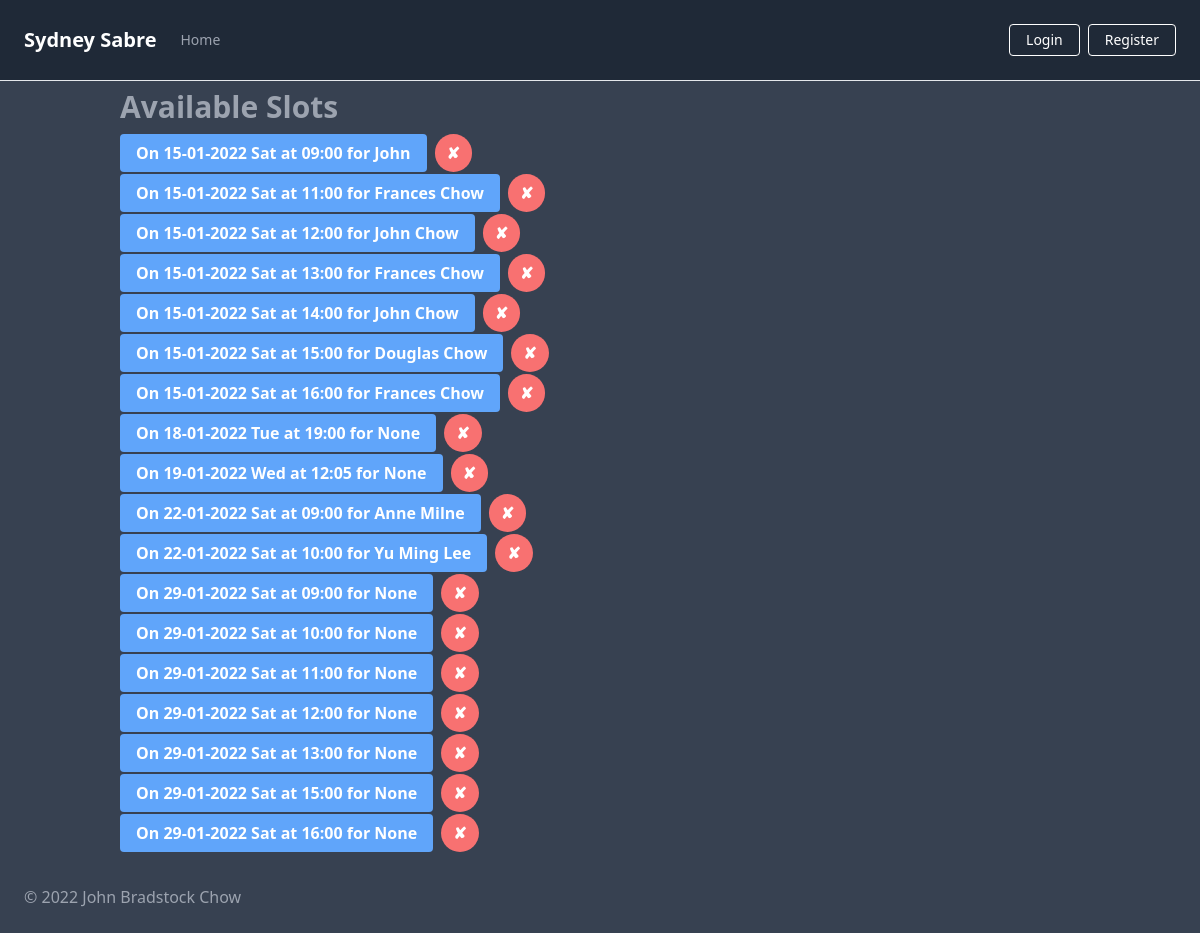
/index, run on the app's committed database.
### app/models.py (models this page shows, shortened)
class Slot(db.Model):
    __tablename__ = "slots"
    id = db.Column(db.Integer, primary_key=True)
    date = db.Column(db.Date, nullable=False)
    time = db.Column(db.Time, nullable=False)
    name = db.Column(db.String(250), nullable=True)
    user_id = db.Column(db.Integer, db.ForeignKey('users.id'))

### app/routes.py (the view)
@app.route('/', methods=['GET'])
@app.route('/index', methods=['GET'])
def index():
    slots = Slot.query.all()
    slots_by_time = sorted(slots, key=lambda slot: slot.time)
    slots_by_timedate = sorted(slots_by_time, key=lambda slot: slot.date)
    return render_template('index.html', all_slots=slots_by_timedate)

### app/templates/index.html
{% extends "base.html" %}
{% block title %}
Available Slots
{% endblock %}
{% block content %}
    <div class="container">
        <h1 class="text-gray-400 my-2 text-3xl font-bold">{{ self.title() }}</h1>
        {% for slot in all_slots%}
        <div class="flex mx-auto my-4">
            <div>
                <a
                    class="bg-blue-400 hover:bg-blue-200 text-white font-bold py-2 px-4 rounded"
                    href="{{ url_for('book_slot', slot_id=slot.id) }}">
                    On {{ slot.date.strftime('%d-%m-%Y %a') }} at {{ slot.time.strftime('%H:%M') }} for {{ slot.name }}
                </a>
            </div>
            <div>
                <a
                    class="bg-red-400 hover:bg-red-200 text-white font-bold mx-2 py-2 px-3 rounded-full"
                    href="{{url_for('delete_slot', slot_id=slot.id) }}">
                    ✘
                </a>
            </div>
        </div>
        {% endfor%}
    </div>
{% endblock %}

### app/templates/base.html (shortened to what this page needs)
<!DOCTYPE html>
<html lang="en">
<head>
    <link rel="stylesheet" href="{{url_for('static', filename='css/main.css')}}">
</head>
<body class="bg-gray-700">
    <nav class="flex items-center justify-between flex-wrap bg-gray-800 p-6">
        <div class="flex items-center flex-shrink-0 text-white mr-6">
            <span class="font-bold text-xl">Sydney Sabre</span>
        </div>
        <div class="w-full block flex-grow sm:flex sm:items-center sm:w-auto">
            <div class="text-sm sm:flex-grow">
                <a
                    class="text-gray-400 hover:text-white block mt-4 sm:inline-block sm:mt-0"
                    href="{{url_for('index')}}">
                    Home
                </a>
            </div>
            {% if current_user.is_authenticated: %}
            <div>
                <a
                class="inline-block text-sm px-4 py-2 leading-none border rounded text-white border-white hover:border-transparent hover:text-blue-500 hover:bg-white mt-4 md:mt-0"
                href="{{url_for('logout')}}">
                Logout
                </a>
            </div>
            {% else %}
            <div class="mr-2">
                <a
                class="inline-block text-sm px-4 py-2 leading-none border rounded text-white border-white hover:border-transparent hover:text-blue-500 hover:bg-white mt-4 md:mt-0"
                href="{{url_for('login')}}">
                Login
                </a>
            </div>
            <div>
                <a
                class="inline-block text-sm px-4 py-2 leading-none border rounded text-white border-white hover:border-transparent hover:text-blue-500 hover:bg-white mt-4 md:mt-0"
                href="{{url_for('register')}}">
                Register
                </a>
            </div>
            {% endif %}
        </div>
    </nav>
    <hr>
    {% block content %}{% endblock %}
</body>
<footer>
    <div class="p-6">
        <p class="text-gray-400">
            &copy;
            John Bradstock Chow
        </p>
    </div>
</footer>
</html>

### app/static/css/main.css (style rules this page uses)
html { line-height: 1.5; -webkit-text-size-adjust: 100%; -moz-tab-size: 4; -o-tab-size: 4; tab-size: 4; font-family: ui-sans-serif, system-ui, -apple-system, BlinkMacSystemFont, "Segoe UI", Roboto, "Helvetica Neue", Arial, "Noto Sans", sans-serif, "Apple Color Emoji", "Segoe UI Emoji", "Segoe UI Symbol", "Noto Color Emoji"; }
body { margin: 0; line-height: inherit; }
hr { height: 0; color: inherit; border-top-width: 1px; }
h1, h2, h3, h4, h5, h6 { font-size: inherit; font-weight: inherit; }
a { color: inherit; text-decoration: inherit; }
blockquote, dl, dd, h1, h2, h3, h4, h5, h6, hr, figure, p, pre { margin: 0; }
.container { width: 100%; margin-right: auto; margin-left: auto; padding-right: 2rem; padding-left: 2rem; }
@media (min-width: 640px) { .container { max-width: 640px; } }
@media (min-width: 768px) { .container { max-width: 768px; } }
@media (min-width: 1024px) { .container { max-width: 1024px; } }
.my-2 { margin-top: 0.5rem; margin-bottom: 0.5rem; }
.mx-auto { margin-left: auto; margin-right: auto; }
.my-4 { margin-top: 1rem; margin-bottom: 1rem; }
.mx-2 { margin-left: 0.5rem; margin-right: 0.5rem; }
.mr-6 { margin-right: 1.5rem; }
.mt-4 { margin-top: 1rem; }
.mr-2 { margin-right: 0.5rem; }
.block { display: block; }
.inline-block { display: inline-block; }
.flex { display: flex; }
.w-full { width: 100%; }
.flex-shrink-0 { flex-shrink: 0; }
.flex-grow { flex-grow: 1; }
.flex-wrap { flex-wrap: wrap; }
.items-center { align-items: center; }
.justify-between { justify-content: space-between; }
.rounded { border-radius: 0.25rem; }
.rounded-full { border-radius: 9999px; }
.border { border-width: 1px; }
.border-white { --tw-border-opacity: 1; border-color: rgb(255 255 255 / var(--tw-border-opacity)); }
.bg-gray-700 { --tw-bg-opacity: 1; background-color: rgb(55 65 81 / var(--tw-bg-opacity)); }
.bg-gray-800 { --tw-bg-opacity: 1; background-color: rgb(31 41 55 / var(--tw-bg-opacity)); }
.bg-blue-400 { --tw-bg-opacity: 1; background-color: rgb(96 165 250 / var(--tw-bg-opacity)); }
.bg-red-400 { --tw-bg-opacity: 1; background-color: rgb(248 113 113 / var(--tw-bg-opacity)); }
.p-6 { padding: 1.5rem; }
.px-4 { padding-left: 1rem; padding-right: 1rem; }
.py-2 { padding-top: 0.5rem; padding-bottom: 0.5rem; }
.px-3 { padding-left: 0.75rem; padding-right: 0.75rem; }
.text-xl { font-size: 1.25rem; line-height: 1.75rem; }
.text-sm { font-size: 0.875rem; line-height: 1.25rem; }
.text-3xl { font-size: 1.875rem; line-height: 2.25rem; }
.font-bold { font-weight: 700; }
.leading-none { line-height: 1; }
.text-white { --tw-text-opacity: 1; color: rgb(255 255 255 / var(--tw-text-opacity)); }
.text-gray-400 { --tw-text-opacity: 1; color: rgb(156 163 175 / var(--tw-text-opacity)); }
@media (min-width: 640px) { .sm\:mt-0 { margin-top: 0px; } }
@media (min-width: 640px) { .sm\:inline-block { display: inline-block; } }
@media (min-width: 640px) { .sm\:flex { display: flex; } }
@media (min-width: 640px) { .sm\:w-auto { width: auto; } }
@media (min-width: 640px) { .sm\:flex-grow { flex-grow: 1; } }
@media (min-width: 640px) { .sm\:items-center { align-items: center; } }
@media (min-width: 768px) { .md\:mt-0 { margin-top: 0px; } }

### data on the page
Slot: date "15-01-2022 Sat", time "09:00", name "John"
Slot: date "15-01-2022 Sat", time "11:00", name "Frances Chow"
Slot: date "15-01-2022 Sat", time "12:00", name "John Chow"
Slot: date "15-01-2022 Sat", time "13:00", name "Frances Chow"
Slot: date "15-01-2022 Sat", time "14:00", name "John Chow"
Slot: date "15-01-2022 Sat", time "15:00", name "Douglas Chow"
Slot: date "15-01-2022 Sat", time "16:00", name "Frances Chow"
Slot: date "18-01-2022 Tue", time "19:00", name "None"
Slot: date "19-01-2022 Wed", time "12:05", name "None"
Slot: date "22-01-2022 Sat", time "09:00", name "Anne Milne"
Slot: date "22-01-2022 Sat", time "10:00", name "Yu Ming Lee"
Slot: date "29-01-2022 Sat", time "09:00", name "None"
Slot: date "29-01-2022 Sat", time "10:00", name "None"
Slot: date "29-01-2022 Sat", time "11:00", name "None"
Slot: date "29-01-2022 Sat", time "12:00", name "None"
Slot: date "29-01-2022 Sat", time "13:00", name "None"
Slot: date "29-01-2022 Sat", time "15:00", name "None"
Slot: date "29-01-2022 Sat", time "16:00", name "None"
